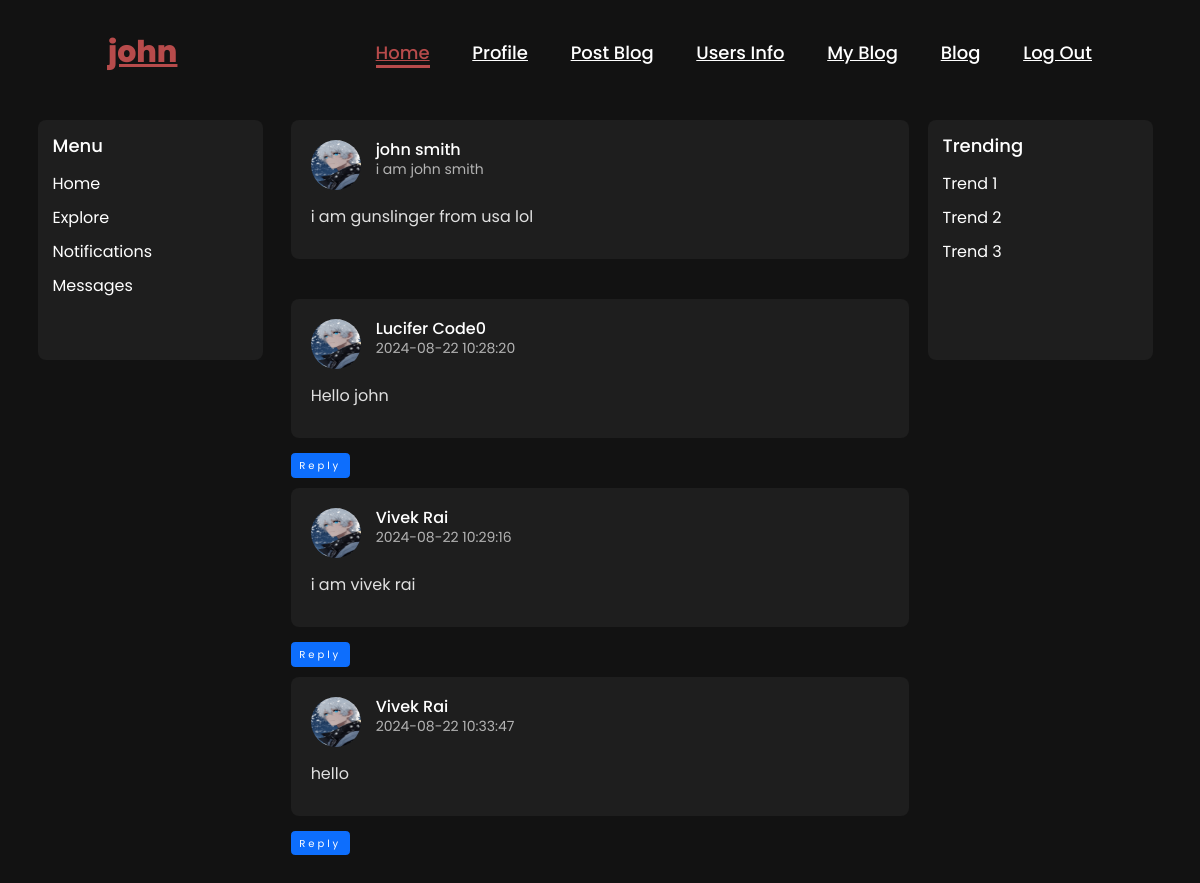
The app's page /reply.php?postid=10 (signed in), older data.
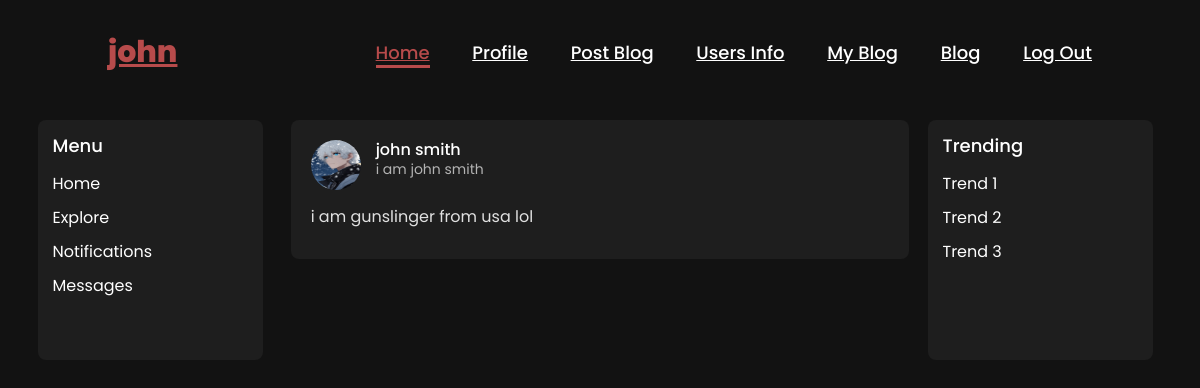
The same page, newer data.
### tables this page shows
CREATE TABLE `users` (
  `id` int(11) NOT NULL,
  `fname` varchar(250) NOT NULL,
  `lname` varchar(250) NOT NULL,
  `email` varchar(250) NOT NULL,
  `phone` varchar(250) NOT NULL,
  `address` varchar(250) NOT NULL,
  `password` varchar(255) NOT NULL
);

CREATE TABLE `table` (
  `postid` int(11) NOT NULL,
  `title` text NOT NULL,
  `blog` text NOT NULL,
  `userid` int(11) NOT NULL,
  `postedtime` datetime NOT NULL
);

CREATE TABLE `comment` (
  `commid` int(11) NOT NULL,
  `commdata` text NOT NULL,
  `postid` int(11) NOT NULL,
  `userid` int(11) NOT NULL,
  `commtime` datetime NOT NULL
);

### sessionstart.php (called while the page is built, shortened)
<?php
    if(isset($_SESSION['login'])&& $_SESSION['login']=='true' ){
    $id=$_SESSION['id'];
    include 'server.php';
    $from="SELECT * FROM `users` WHERE `id`='$id'";
   $result=mysqli_query($conn,$from);
   $row=mysqli_fetch_assoc($result);
$fname=$row['fname'];
    }else{
      header('location:login.php');
    }
    ?>

### reply.php (the view, shortened to what this page needs)
<?php
include("nav.php");
if (isset($_SESSION['login']) && $_SESSION['login'] == 'true') {
    include 'server.php';
    $postid = $_GET['postid'];
    $query = "SELECT * FROM `table` WHERE `postid`='$postid'";
    $result = mysqli_query($conn, $query);
    $row = mysqli_fetch_assoc($result);
    $title = $row['title'];
    $blog = $row['blog'];
    $uid = $row['userid'];
    $sql = "SELECT `fname`, `lname` FROM `users` WHERE `id`='$uid'";
    $user_result = mysqli_query($conn, $sql);
    $user_row = mysqli_fetch_assoc($user_result);
    $username = $user_row['fname'] . ' ' . $user_row['lname'];
} else {
    header('location:login.php');
    exit();
}
?>
<!DOCTYPE html>
<html lang="en">
<head>
    <link rel="stylesheet" href="showblogstyle.css">
    <link href="https://cdn.jsdelivr.net/npm/bootstrap@5.3.3/dist/css/bootstrap.min.css" rel="stylesheet">
</head>
<body>
    <div class="container">
        <div class="sidebar">
            <h2>Menu</h2>
            <ul>
                <li>Home</li>
                <li>Explore</li>
                <li>Notifications</li>
                <li>Messages</li>
            </ul>
        </div>
        <div class="main-content">
            <div class="posts">
                <div class="post">
                    <div class="user-info">
                        <img class="Avatar" src="images/profile 2.jpg" alt="User Avatar">
                        <div class="user-details">
                            <h3><?php echo $username; ?></h3>
                            <p><?php echo $title; ?></p>
                        </div>
                    </div>
                    <p class="post-content"><?php echo $blog; ?></p>
                </div>
            </div>
            <div class="posts">
                <?php
                $comment_query = "SELECT * FROM `comment` WHERE `postid`='$postid'";
                $comment_result = mysqli_query($conn, $comment_query);
                while ($comment_row = mysqli_fetch_assoc($comment_result)) {
                    $commentid = $comment_row['commid'];
                    $comment = $comment_row['commdata'];
                    $commtime = $comment_row['commtime'];
                    $userid = $comment_row['userid'];
                    $user_sql = "SELECT `fname`,`lname` FROM `users` WHERE `id`='$userid'";
                    $user_res = mysqli_query($conn, $user_sql);
                    $user_data = mysqli_fetch_assoc($user_res);
                    $comment_username = $user_data['fname'] . ' ' . $user_data['lname'];
                    echo '
                    <div class="border1">
                        <div class="post">
                            <div class="user-info">
                                <img class="Avatar" src="images/profile 2.jpg" alt="User Avatar">
                                <div class="user-details">
                                    <h3>' . $comment_username . '</h3>
                                    <p>' . $commtime . '</p>
                                </div>
                            </div>
                            <p class="post-content">' . $comment . '</p>
                        </div>
                        <p class="d-inline-flex gap-1">
                            <button class="btn btn-primary" type="button" data-bs-toggle="collapse" data-bs-target="#collapseExample' . $commentid . '" aria-expanded="false" aria-controls="collapseExample' . $commentid . '">
                                Reply
                            </button>
                        </p>
                        <div class="collapse" id="collapseExample' . $commentid . '">
                            <div class="post-box">
                                <form action="replyhandler.php" method="post">
                                    <input type="hidden" name="commentid" value="' . $commentid . '">
                                    <input type="hidden" name="postid" value="' . $postid . '">
                                    <textarea name="reply" placeholder="Reply to this comment"></textarea>
                                    <button type="submit" class="post-button">Post</button>
                                </form>
                            </div>
                        </div>
                        <div class="replies">';
                    echo '</div>
                    </div>';
                }
                ?>
            </div>
        </div>
        <div class="sidebar right">
            <h2>Trending</h2>
            <ul>
                <li>Trend 1</li>
                <li>Trend 2</li>
                <li>Trend 3</li>
            </ul>
        </div>
    </div>
</body>
</html>

### nav.php (shortened to what this page needs)
<?php
include("sessionstart.php");
?>
<!DOCTYPE html>
<html lang="en">
<head>
  <link rel="stylesheet" href="style.css">
</head>
<body>
<header>
        <a href="#" class="logo"> <?php
            echo $fname;
            ?></a>
        <nav >
            <a  href="main.php" class="active"> Home</a>
            <a href="profile.php" >Profile</a>
            <a href="postBlog.php" >Post Blog</a>
            <a href="table.php" >Users Info</a>
            <a href="blog.php" >My Blog</a>
            <a href="allblog.php" >Blog</a>
            <a href="Logout.php" >Log Out</a>
        </nav>
    </header>
</body>
</html>

### style.css (style rules this page uses)
* { margin: 0; padding: 0; box-sizing: border-box; text-decoration: none; border: none; outline: none; font-family: 'Poppins', sans-serif; }
html { font-size: 62.5%; }
body { width: 100%; height: 100vh; overflow-x: hidden; background-color: black; color: white; }
header { margin-top: 20px; position: fixed; top: 0; left: 0; width: 100%; padding: 1rem 9%; background-color: transparent; filter: drop-shadow(10px); display: flex; justify-content: space-between; align-items: center; z-index: 100; }
.logo { font-size: 3rem; color: #b74b4b; font-weight: 800; cursor: pointer; transition: 0.5s ease; }
nav a { font-size: 1.8rem; color: white; margin-left: 4rem; font-weight: 500; transition: 0.3s ease; border-bottom: 3px solid transparent; }
nav a:hover, nav a.active { color: #b74b4b; border-bottom: 3px solid #b74b4b; }
.btn { display: inline-block; padding: 1rem 2.8rem; background-color: black; border-radius: 4rem; font-size: 1.6rem; color: #b74b4b; letter-spacing: 0.3rem; font-weight: 600; border: 2px solid #b74b4b; transition: 0.3s ease; cursor: pointer; }

### showblogstyle.css (style rules this page uses)
body { background-color: #121212 !important; color: #ffffff; font-family: Arial, sans-serif; margin: 0; padding: 0; }
.container { margin-top: 100px; display: flex; justify-content: space-between; padding: 20px; color: white; }
.sidebar { background-color: #1e1e1e; padding: 15px; border-radius: 8px; width: 20%; margin-right: 10px; color: white; height: 30vh; }
.sidebar h2 { color: #ffffff; font-size: 18px; margin-bottom: 15px; }
.sidebar ul { list-style-type: none; padding: 0; }
.sidebar ul li { margin: 10px 0; font-size: 16px; }
.main-content { width: 55%; }
.posts { margin-bottom: 20px; }
.post { background-color: #1e1e1e; padding: 20px; border-radius: 8px; margin-bottom: 15px; }
.user-info { display: flex; align-items: center; margin-bottom: 15px; }
.Avatar { border-radius: 50%; width: 50px; height: 50px; margin-right: 15px; }
.user-details h3 { font-size: 16px; margin: 0; }
.user-details p { font-size: 14px; color: #b3b3b3; }
.post-content { font-size: 16px; color: #e0e0e0; }
button { align-self: flex-end; background-color: #007bff; color: #ffffff; border: none; padding: 10px 20px; border-radius: 8px; cursor: pointer; }

Row changes from the older to the newer data that the page shows:
removed comment: userid.lname "Lucifer Code0", commtime "2024-08-22 10:28:20", commdata "Hello john"
removed comment: userid.lname "Vivek Rai", commtime "2024-08-22 10:29:16", commdata "i am vivek rai"
removed comment: userid.lname "Vivek Rai", commtime "2024-08-22 10:33:47", commdata "hello"
